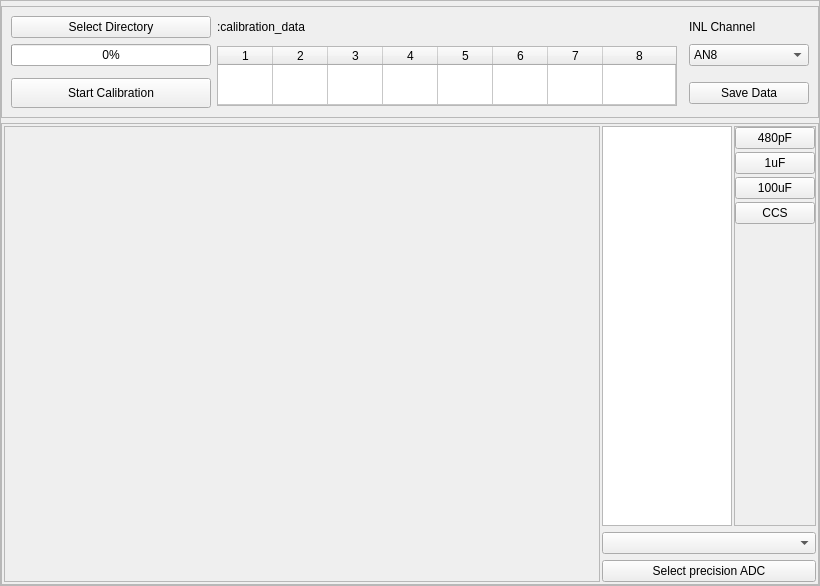
<?xml version="1.0" encoding="UTF-8"?>
<ui version="4.0">
    <class>MainWindow</class>
    <widget class="QMainWindow" name="MainWindow">
        <property name="geometry">
            <rect>
                <x>0</x>
                <y>0</y>
                <width>820</width>
                <height>586</height>
            </rect>
        </property>
        <property name="windowTitle">
            <string>MainWindow</string>
        </property>
        <widget class="QWidget" name="centralwidget">
            <layout class="QGridLayout" name="gridLayout_3">
                <property name="margin">
                    <number>0</number>
                </property>
                <item row="0" column="0">
                    <widget class="QFrame" name="widgetFrameOuter">
                        <property name="sizePolicy">
                            <sizepolicy hsizetype="Preferred" vsizetype="Preferred">
                                <horstretch>0</horstretch>
                                <verstretch>0</verstretch>
                            </sizepolicy>
                        </property>
                        <property name="styleSheet">
                            <string notr="true"/>
                        </property>
                        <property name="frameShape">
                            <enum>QFrame::StyledPanel</enum>
                        </property>
                        <property name="frameShadow">
                            <enum>QFrame::Raised</enum>
                        </property>
                        <property name="class" stdset="0">
                            <string>PeripheralCollection</string>
                        </property>
                        <layout class="QVBoxLayout" name="verticalLayout_3">
                            <property name="spacing">
                                <number>5</number>
                            </property>
                            <property name="leftMargin">
                                <number>0</number>
                            </property>
                            <property name="topMargin">
                                <number>5</number>
                            </property>
                            <property name="rightMargin">
                                <number>0</number>
                            </property>
                            <property name="bottomMargin">
                                <number>0</number>
                            </property>
                            <item>
                                <widget class="QFrame" name="frame">
                                    <property name="sizePolicy">
                                        <sizepolicy hsizetype="Preferred" vsizetype="Preferred">
                                            <horstretch>0</horstretch>
                                            <verstretch>0</verstretch>
                                        </sizepolicy>
                                    </property>
                                    <property name="minimumSize">
                                        <size>
                                            <width>0</width>
                                            <height>80</height>
                                        </size>
                                    </property>
                                    <property name="frameShape">
                                        <enum>QFrame::StyledPanel</enum>
                                    </property>
                                    <property name="frameShadow">
                                        <enum>QFrame::Raised</enum>
                                    </property>
                                    <property name="class" stdset="0">
                                        <string>PeripheralCollectionInner</string>
                                    </property>
                                    <layout class="QGridLayout" name="gridLayout">
                                        <item row="3" column="3">
                                            <widget class="QPushButton" name="pushButton_3">
                                                <property name="minimumSize">
                                                    <size>
                                                        <width>120</width>
                                                        <height>0</height>
                                                    </size>
                                                </property>
                                                <property name="maximumSize">
                                                    <size>
                                                        <width>80</width>
                                                        <height>16777215</height>
                                                    </size>
                                                </property>
                                                <property name="text">
                                                    <string>Save Data</string>
                                                </property>
                                            </widget>
                                        </item>
                                        <item row="0" column="3">
                                            <widget class="QLabel" name="label">
                                                <property name="text">
                                                    <string>INL Channel</string>
                                                </property>
                                            </widget>
                                        </item>
                                        <item row="0" column="1" colspan="2">
                                            <widget class="QLabel" name="dirnameLabel">
                                                <property name="text">
                                                    <string>:calibration_data</string>
                                                </property>
                                                <property name="alignment">
                                                    <set>Qt::AlignLeading|Qt::AlignLeft|Qt::AlignVCenter</set>
                                                </property>
                                            </widget>
                                        </item>
                                        <item row="1" column="3">
                                            <widget class="QComboBox" name="comboBox">
                                                <property name="maximumSize">
                                                    <size>
                                                        <width>150</width>
                                                        <height>16777215</height>
                                                    </size>
                                                </property>
                                                <item>
                                                    <property name="text">
                                                        <string>AN8</string>
                                                    </property>
                                                </item>
                                                <item>
                                                    <property name="text">
                                                        <string>CAP</string>
                                                    </property>
                                                </item>
                                            </widget>
                                        </item>
                                        <item row="0" column="0">
                                            <widget class="QPushButton" name="pushButton_2">
                                                <property name="minimumSize">
                                                    <size>
                                                        <width>200</width>
                                                        <height>0</height>
                                                    </size>
                                                </property>
                                                <property name="maximumSize">
                                                    <size>
                                                        <width>200</width>
                                                        <height>16777215</height>
                                                    </size>
                                                </property>
                                                <property name="text">
                                                    <string>Select Directory</string>
                                                </property>
                                            </widget>
                                        </item>
                                        <item row="1" column="0">
                                            <widget class="QProgressBar" name="progressBar">
                                                <property name="minimumSize">
                                                    <size>
                                                        <width>0</width>
                                                        <height>0</height>
                                                    </size>
                                                </property>
                                                <property name="maximumSize">
                                                    <size>
                                                        <width>200</width>
                                                        <height>16777215</height>
                                                    </size>
                                                </property>
                                                <property name="value">
                                                    <number>0</number>
                                                </property>
                                            </widget>
                                        </item>
                                        <item row="3" column="0">
                                            <widget class="QPushButton" name="pushButton">
                                                <property name="minimumSize">
                                                    <size>
                                                        <width>94</width>
                                                        <height>30</height>
                                                    </size>
                                                </property>
                                                <property name="text">
                                                    <string>Start Calibration</string>
                                                </property>
                                            </widget>
                                        </item>
                                        <item row="1" column="1" rowspan="3">
                                            <widget class="QTableWidget" name="valueTable">
                                                <property name="maximumSize">
                                                    <size>
                                                        <width>16777215</width>
                                                        <height>60</height>
                                                    </size>
                                                </property>
                                                <property name="rowCount">
                                                    <number>1</number>
                                                </property>
                                                <property name="columnCount">
                                                    <number>8</number>
                                                </property>
                                                <attribute name="horizontalHeaderDefaultSectionSize">
                                                    <number>55</number>
                                                </attribute>
                                                <attribute name="horizontalHeaderMinimumSectionSize">
                                                    <number>55</number>
                                                </attribute>
                                                <attribute name="horizontalHeaderStretchLastSection">
                                                    <bool>true</bool>
                                                </attribute>
                                                <attribute name="verticalHeaderVisible">
                                                    <bool>false</bool>
                                                </attribute>
                                                <attribute name="verticalHeaderStretchLastSection">
                                                    <bool>true</bool>
                                                </attribute>
                                                <row/>
                                                <column/>
                                                <column/>
                                                <column/>
                                                <column/>
                                                <column/>
                                                <column/>
                                                <column/>
                                                <column/>
                                            </widget>
                                        </item>
                                    </layout>
                                </widget>
                            </item>
                            <item>
                                <widget class="QFrame" name="frame_2">
                                    <property name="sizePolicy">
                                        <sizepolicy hsizetype="Preferred" vsizetype="Preferred">
                                            <horstretch>0</horstretch>
                                            <verstretch>0</verstretch>
                                        </sizepolicy>
                                    </property>
                                    <property name="minimumSize">
                                        <size>
                                            <width>0</width>
                                            <height>50</height>
                                        </size>
                                    </property>
                                    <property name="frameShape">
                                        <enum>QFrame::StyledPanel</enum>
                                    </property>
                                    <property name="frameShadow">
                                        <enum>QFrame::Raised</enum>
                                    </property>
                                    <property name="class" stdset="0">
                                        <string>PeripheralCollectionInner</string>
                                    </property>
                                    <layout class="QGridLayout" name="gridLayout_2">
                                        <property name="horizontalSpacing">
                                            <number>2</number>
                                        </property>
                                        <property name="margin">
                                            <number>2</number>
                                        </property>
                                        <item row="1" column="1">
                                            <widget class="QListWidget" name="listWidget">
                                                <property name="sizePolicy">
                                                    <sizepolicy hsizetype="Maximum" vsizetype="Expanding">
                                                        <horstretch>0</horstretch>
                                                        <verstretch>0</verstretch>
                                                    </sizepolicy>
                                                </property>
                                                <property name="minimumSize">
                                                    <size>
                                                        <width>0</width>
                                                        <height>0</height>
                                                    </size>
                                                </property>
                                                <property name="maximumSize">
                                                    <size>
                                                        <width>130</width>
                                                        <height>16777215</height>
                                                    </size>
                                                </property>
                                            </widget>
                                        </item>
                                        <item row="1" column="2">
                                            <widget class="QFrame" name="frame_4">
                                                <property name="frameShape">
                                                    <enum>QFrame::StyledPanel</enum>
                                                </property>
                                                <property name="frameShadow">
                                                    <enum>QFrame::Raised</enum>
                                                </property>
                                                <layout class="QVBoxLayout" name="verticalLayout">
                                                    <property name="spacing">
                                                        <number>3</number>
                                                    </property>
                                                    <property name="margin">
                                                        <number>0</number>
                                                    </property>
                                                    <item>
                                                        <widget class="QPushButton" name="Button480pF">
                                                            <property name="text">
                                                                <string>480pF</string>
                                                            </property>
                                                        </widget>
                                                    </item>
                                                    <item>
                                                        <widget class="QPushButton" name="Button1uF">
                                                            <property name="text">
                                                                <string>1uF</string>
                                                            </property>
                                                        </widget>
                                                    </item>
                                                    <item>
                                                        <widget class="QPushButton" name="Button100uF">
                                                            <property name="text">
                                                                <string>100uF</string>
                                                            </property>
                                                        </widget>
                                                    </item>
                                                    <item>
                                                        <widget class="QPushButton" name="ButtonCCS">
                                                            <property name="text">
                                                                <string>CCS</string>
                                                            </property>
                                                        </widget>
                                                    </item>
                                                    <item>
                                                        <spacer name="verticalSpacer">
                                                            <property name="orientation">
                                                                <enum>Qt::Vertical</enum>
                                                            </property>
                                                            <property name="sizeHint" stdset="0">
                                                                <size>
                                                                    <width>20</width>
                                                                    <height>40</height>
                                                                </size>
                                                            </property>
                                                        </spacer>
                                                    </item>
                                                </layout>
                                            </widget>
                                        </item>
                                        <item row="2" column="1" colspan="2">
                                            <widget class="QComboBox" name="deviceBox"/>
                                        </item>
                                        <item row="3" column="1" colspan="2">
                                            <widget class="QPushButton" name="pushButton_4">
                                                <property name="toolTip">
                                                    <string>Select different device for 24-bit ADC</string>
                                                </property>
                                                <property name="text">
                                                    <string>Select precision ADC</string>
                                                </property>
                                            </widget>
                                        </item>
                                        <item row="1" column="0" rowspan="3">
                                            <widget class="QScrollArea" name="scrollArea">
                                                <property name="widgetResizable">
                                                    <bool>true</bool>
                                                </property>
                                                <widget class="QWidget" name="scrollAreaWidgetContents">
                                                    <property name="geometry">
                                                        <rect>
                                                            <x>0</x>
                                                            <y>0</y>
                                                            <width>589</width>
                                                            <height>419</height>
                                                        </rect>
                                                    </property>
                                                    <layout class="QGridLayout" name="gridLayout_4">
                                                        <property name="margin">
                                                            <number>2</number>
                                                        </property>
                                                        <property name="spacing">
                                                            <number>2</number>
                                                        </property>
                                                        <item row="0" column="0">
                                                            <layout class="QGridLayout" name="plot_area"/>
                                                        </item>
                                                    </layout>
                                                </widget>
                                            </widget>
                                        </item>
                                    </layout>
                                </widget>
                            </item>
                        </layout>
                    </widget>
                </item>
            </layout>
        </widget>
        <widget class="QMenuBar" name="menubar">
            <property name="geometry">
                <rect>
                    <x>0</x>
                    <y>0</y>
                    <width>820</width>
                    <height>25</height>
                </rect>
            </property>
        </widget>
    </widget>
    <resources/>
    <connections>
        <connection>
            <sender>pushButton_2</sender>
            <signal>clicked()</signal>
            <receiver>MainWindow</receiver>
            <slot>selectDir()</slot>
            <hints>
                <hint type="sourcelabel">
                    <x>210</x>
                    <y>67</y>
                </hint>
                <hint type="destinationlabel">
                    <x>344</x>
                    <y>0</y>
                </hint>
            </hints>
        </connection>
        <connection>
            <sender>pushButton</sender>
            <signal>clicked()</signal>
            <receiver>MainWindow</receiver>
            <slot>startCalibration()</slot>
            <hints>
                <hint type="sourcelabel">
                    <x>550</x>
                    <y>118</y>
                </hint>
                <hint type="destinationlabel">
                    <x>564</x>
                    <y>0</y>
                </hint>
            </hints>
        </connection>
        <connection>
            <sender>pushButton_3</sender>
            <signal>clicked()</signal>
            <receiver>MainWindow</receiver>
            <slot>saveData()</slot>
            <hints>
                <hint type="sourcelabel">
                    <x>736</x>
                    <y>122</y>
                </hint>
                <hint type="destinationlabel">
                    <x>831</x>
                    <y>111</y>
                </hint>
            </hints>
        </connection>
        <connection>
            <sender>Button480pF</sender>
            <signal>clicked()</signal>
            <receiver>MainWindow</receiver>
            <slot>cap480()</slot>
            <hints>
                <hint type="sourcelabel">
                    <x>801</x>
                    <y>169</y>
                </hint>
                <hint type="destinationlabel">
                    <x>856</x>
                    <y>170</y>
                </hint>
            </hints>
        </connection>
        <connection>
            <sender>Button1uF</sender>
            <signal>clicked()</signal>
            <receiver>MainWindow</receiver>
            <slot>cap1()</slot>
            <hints>
                <hint type="sourcelabel">
                    <x>813</x>
                    <y>194</y>
                </hint>
                <hint type="destinationlabel">
                    <x>854</x>
                    <y>201</y>
                </hint>
            </hints>
        </connection>
        <connection>
            <sender>Button100uF</sender>
            <signal>clicked()</signal>
            <receiver>MainWindow</receiver>
            <slot>cap100()</slot>
            <hints>
                <hint type="sourcelabel">
                    <x>814</x>
                    <y>231</y>
                </hint>
                <hint type="destinationlabel">
                    <x>866</x>
                    <y>235</y>
                </hint>
            </hints>
        </connection>
        <connection>
            <sender>ButtonCCS</sender>
            <signal>clicked()</signal>
            <receiver>MainWindow</receiver>
            <slot>ccs()</slot>
            <hints>
                <hint type="sourcelabel">
                    <x>804</x>
                    <y>260</y>
                </hint>
                <hint type="destinationlabel">
                    <x>869</x>
                    <y>270</y>
                </hint>
            </hints>
        </connection>
        <connection>
            <sender>pushButton_4</sender>
            <signal>clicked()</signal>
            <receiver>MainWindow</receiver>
            <slot>setDifferentAD7718()</slot>
            <hints>
                <hint type="sourcelabel">
                    <x>810</x>
                    <y>572</y>
                </hint>
                <hint type="destinationlabel">
                    <x>826</x>
                    <y>597</y>
                </hint>
            </hints>
        </connection>
        <connection>
            <sender>comboBox</sender>
            <signal>currentIndexChanged(QString)</signal>
            <receiver>MainWindow</receiver>
            <slot>setINL_CHANNEL(QString)</slot>
            <hints>
                <hint type="sourcelabel">
                    <x>763</x>
                    <y>82</y>
                </hint>
                <hint type="destinationlabel">
                    <x>860</x>
                    <y>99</y>
                </hint>
            </hints>
        </connection>
    </connections>
    <slots>
        <slot>selectDir()</slot>
        <slot>startCalibration()</slot>
        <slot>saveData()</slot>
        <slot>cap480()</slot>
        <slot>cap1()</slot>
        <slot>cap100()</slot>
        <slot>ccs()</slot>
        <slot>setDifferentAD7718()</slot>
        <slot>setINL_CHANNEL(QString)</slot>
    </slots>
</ui>
